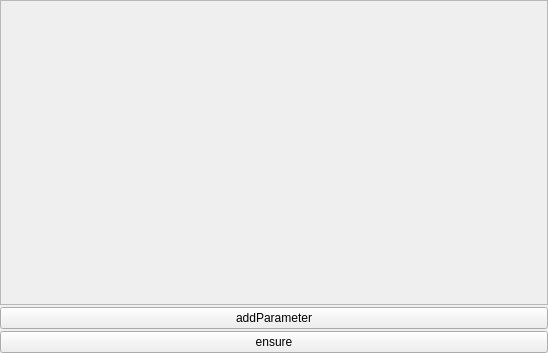
<?xml version="1.0" encoding="UTF-8"?>
<ui version="4.0">
 <class>Form</class>
 <widget class="QWidget" name="Form">
  <property name="geometry">
   <rect>
    <x>0</x>
    <y>0</y>
    <width>548</width>
    <height>353</height>
   </rect>
  </property>
  <property name="windowTitle">
   <string>Form</string>
  </property>
  <layout class="QVBoxLayout" name="verticalLayout_2">
   <property name="spacing">
    <number>0</number>
   </property>
   <property name="leftMargin">
    <number>0</number>
   </property>
   <property name="topMargin">
    <number>0</number>
   </property>
   <property name="rightMargin">
    <number>0</number>
   </property>
   <property name="bottomMargin">
    <number>0</number>
   </property>
   <item>
    <layout class="QVBoxLayout" name="verticalLayout" stretch="1,11,0">
     <property name="spacing">
      <number>2</number>
     </property>
     <item>
      <widget class="QScrollArea" name="scrollArea">
       <property name="widgetResizable">
        <bool>true</bool>
       </property>
       <widget class="QWidget" name="scrollAreaWidgetContents">
        <property name="geometry">
         <rect>
          <x>0</x>
          <y>0</y>
          <width>544</width>
          <height>299</height>
         </rect>
        </property>
        <layout class="QVBoxLayout" name="verticalLayout_4">
         <item>
          <layout class="QVBoxLayout" name="verticalLayout_3">
           <property name="spacing">
            <number>3</number>
           </property>
          </layout>
         </item>
        </layout>
       </widget>
      </widget>
     </item>
     <item>
      <widget class="QPushButton" name="pushButton">
       <property name="sizePolicy">
        <sizepolicy hsizetype="Minimum" vsizetype="Maximum">
         <horstretch>0</horstretch>
         <verstretch>0</verstretch>
        </sizepolicy>
       </property>
       <property name="text">
        <string>addParameter</string>
       </property>
      </widget>
     </item>
     <item>
      <widget class="QPushButton" name="pushButton_2">
       <property name="text">
        <string>ensure</string>
       </property>
      </widget>
     </item>
    </layout>
   </item>
  </layout>
 </widget>
 <resources/>
 <connections>
  <connection>
   <sender>pushButton</sender>
   <signal>clicked()</signal>
   <receiver>Form</receiver>
   <slot>addframe()</slot>
   <hints>
    <hint type="sourcelabel">
     <x>205</x>
     <y>316</y>
    </hint>
    <hint type="destinationlabel">
     <x>-5</x>
     <y>171</y>
    </hint>
   </hints>
  </connection>
  <connection>
   <sender>pushButton_2</sender>
   <signal>clicked()</signal>
   <receiver>Form</receiver>
   <slot>ensure()</slot>
   <hints>
    <hint type="sourcelabel">
     <x>238</x>
     <y>342</y>
    </hint>
    <hint type="destinationlabel">
     <x>430</x>
     <y>199</y>
    </hint>
   </hints>
  </connection>
 </connections>
 <slots>
  <slot>addframe()</slot>
  <slot>ensure()</slot>
 </slots>
</ui>
